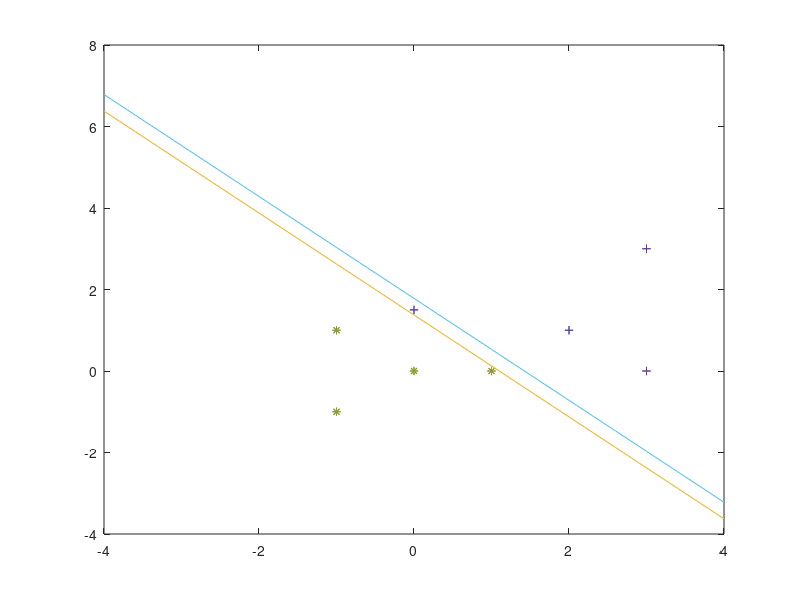

This chart was generated by the following MATLAB code:
C2 = [-1,1; 0,0; -1,-1; 1,0];
C3 = [3,3; 3,0; 2,1; 0,1.5];
m2 = mean(C2);
m3 = mean(C3);
Y = [1;1;1;1;-1;-1;-1;-1];
sw2 = zeros(size(m3,2));

for i=1:size(C2,1)
 
   sw2 = sw2 + (C3(i,:)-m3)'*(C3(i,:)-m3) + (C2(i,:)-m2)'*(C2(i,:)-m2);
end
w2 = (inv(sw2))*(m2-m3)'; %for class 2 and class 3

pro_c = max(C3*w2);
pro_d = min(C2*w2);
b2 = -1*((pro_c+pro_d)/2);

figure
plot(C3(:,1),C3(:,2),'+');
hold on 
plot(C2(:,1),C2(:,2),'*');
hold on

x2 = -4:0.1:4;
y2 = (-w2(1)*x2 -b2)/w2(2);
plot(x2,y2);

col_size = size(C2, 1); 
onecol = (ones(col_size,1));
C22 = [C2,onecol];
C33 = [C3,onecol];

B = [C33;C22];
w_new = inv(B'*B)*B'*Y;

plot(C3(:,1),C3(:,2),'+');
hold on 
plot(C2(:,1),C2(:,2),'*');
hold on

x = -4:0.1:4;
y = (-w_new(1)*x -w_new(3))/w_new(2);
plot(x,y);